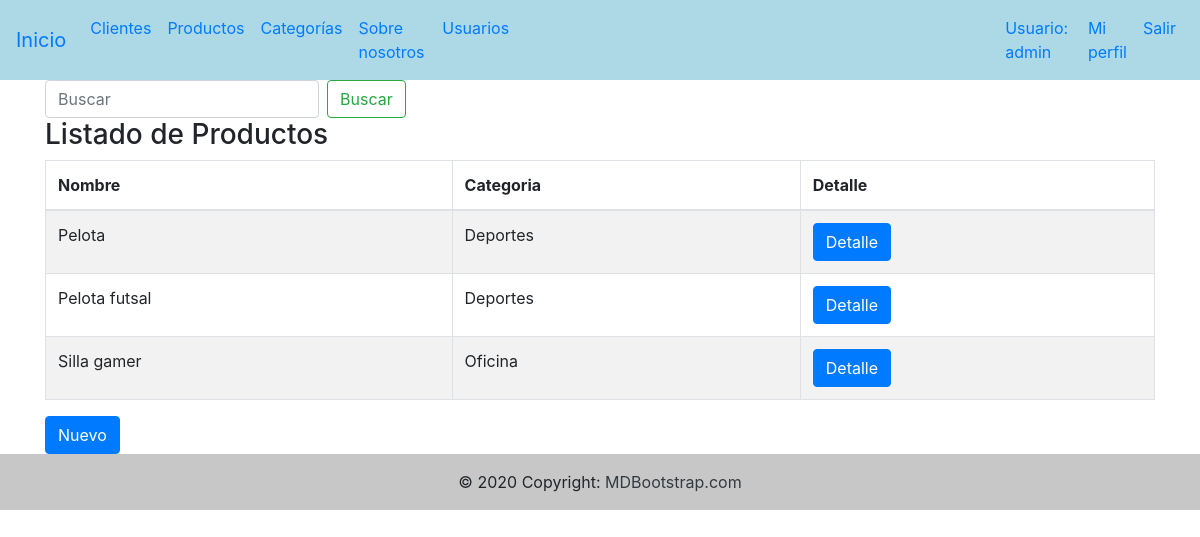
The page /producto/lista_productos/ (signed in) on the database as committed earlier.
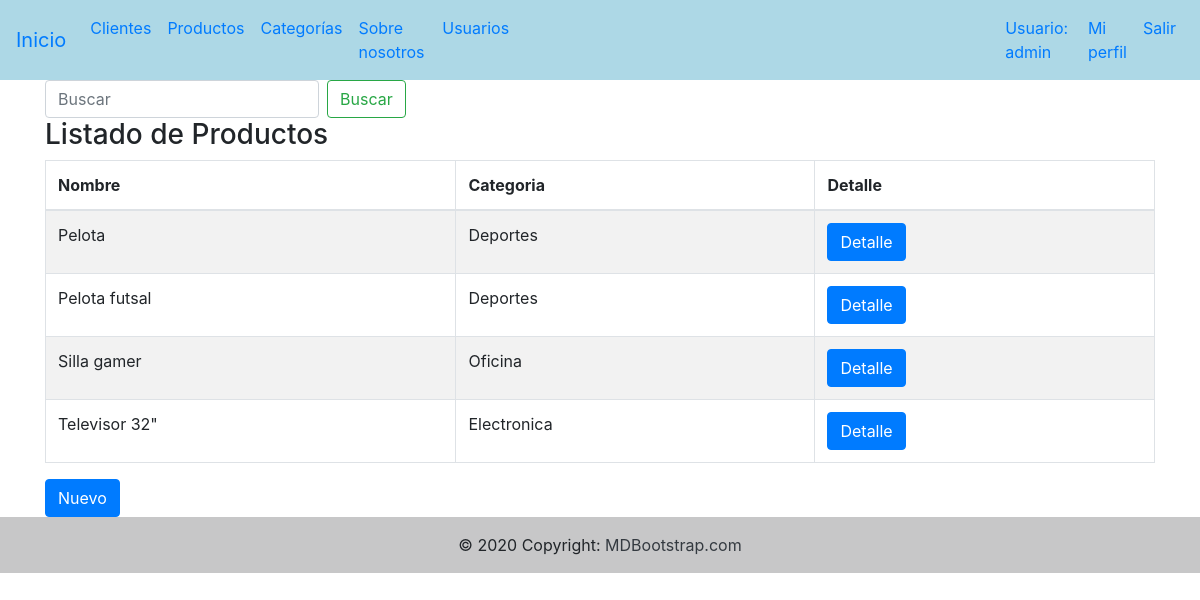
The same page on the database as committed later.
### producto/models.py (models this page shows, shortened)
class Producto(models.Model):
    nombre=models.CharField(max_length=50)
    stock=models.IntegerField()
    precio=models.FloatField()
    categoria=models.ForeignKey(Categorias, on_delete=models.CASCADE)
    disponibilidad=models.BooleanField(default=True)
    class Meta:
        verbose_name="Producto"
        verbose_name_plural="Productos"

### categorias/models.py (models this page shows)
class Categorias(models.Model):
     nombre=models.CharField(max_length=50)
     clasificacion=models.CharField(max_length=50)
     def __str__(self):
        return self.nombre

### producto/views.py (the view)
# urls.py: path('lista_productos/', views.lista_productos, name="lista_productos"),
@login_required
def lista_productos(request):
    productos=Producto.objects.all()
    return render(request, "producto/list_producto.html",{"productos": productos})

### templates/producto/list_producto.html (shortened to what this page needs)
{% extends 'base.html' %}
{% block contenido %}
<div class="container">
    <form class="form-inline my-2 my-lg-0" action = "/producto/buscar_producto/" method = "GET" >
    <input class="form-control mr-sm-2" type="text" placeholder="Buscar" aria-label="Search" name = 'buscar'>
    <button class="btn btn-outline-success my-2 my-sm-0" type="submit">Buscar</button>
    </form>
</div>
<div class="container">
    <h3>Listado de Productos</h3>
    <table id="example" class="table table-striped table-bordered" style="width:100%">
        <thead>
            <tr>
                <th>Nombre</th>
                <th>Categoria</th>
                <th>Detalle</th>
            </tr>
        </thead>
        <tbody>
            {% for producto in productos %}
            <tr>
                <td>{{producto.nombre}}</td>
                <td>{{producto.categoria}}</td>
                <td><a href="/producto/detalle_producto/{{producto.id}}/" class="btn btn-primary">Detalle</a></td>
            </tr>
            {% endfor %}
        </tbody>
    </table>
</div>
<div class="container">
    <a href="/producto/nuevo_producto/" class="btn btn-primary">Nuevo</a>
</div>
{% endblock %}

Rows that differ between the two databases and show on the page:
added Producto: nombre "Televisor 32\"", categoria "Electronica"
